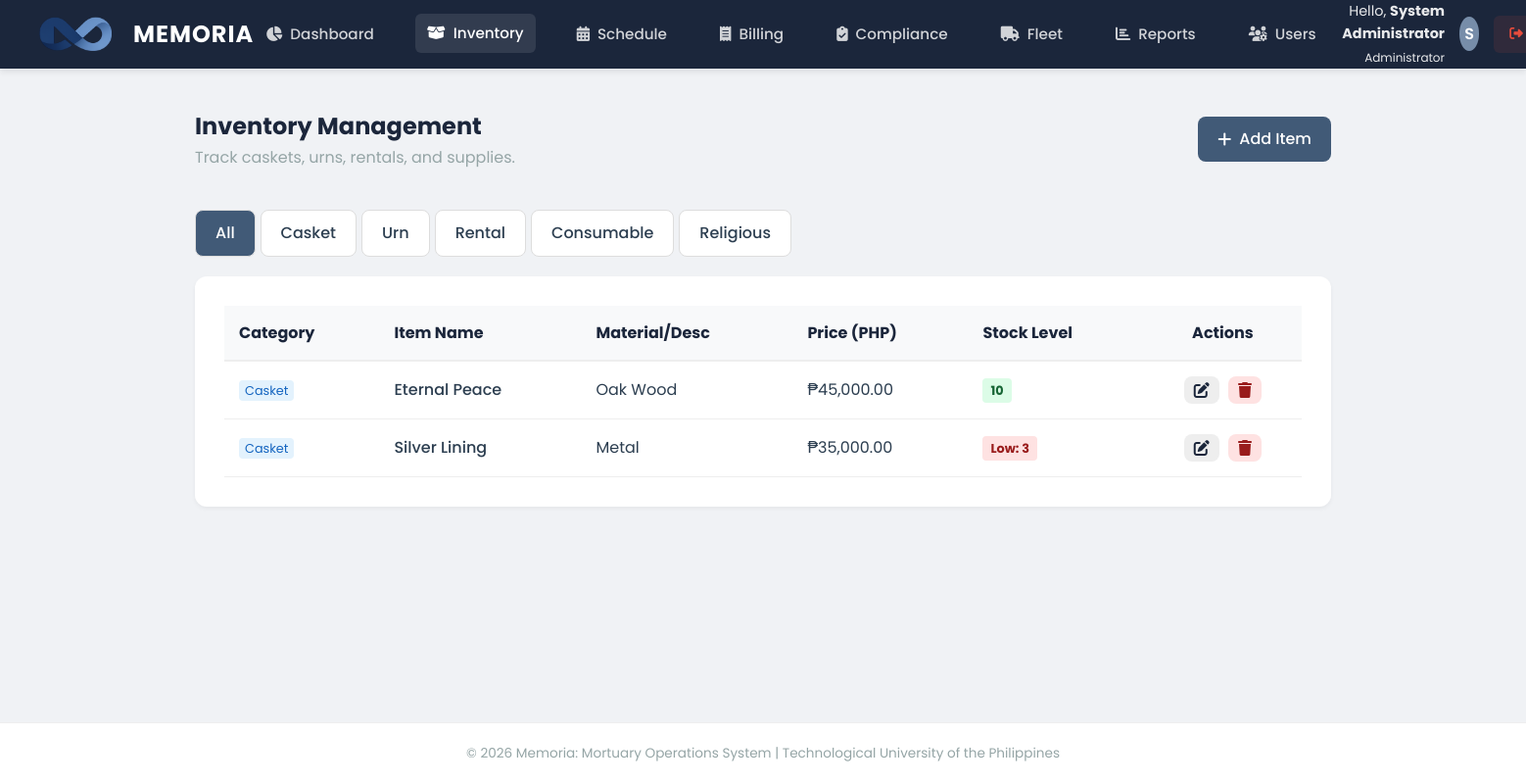
The page /modules/inventory/manage.php (signed in) on the database as committed earlier.
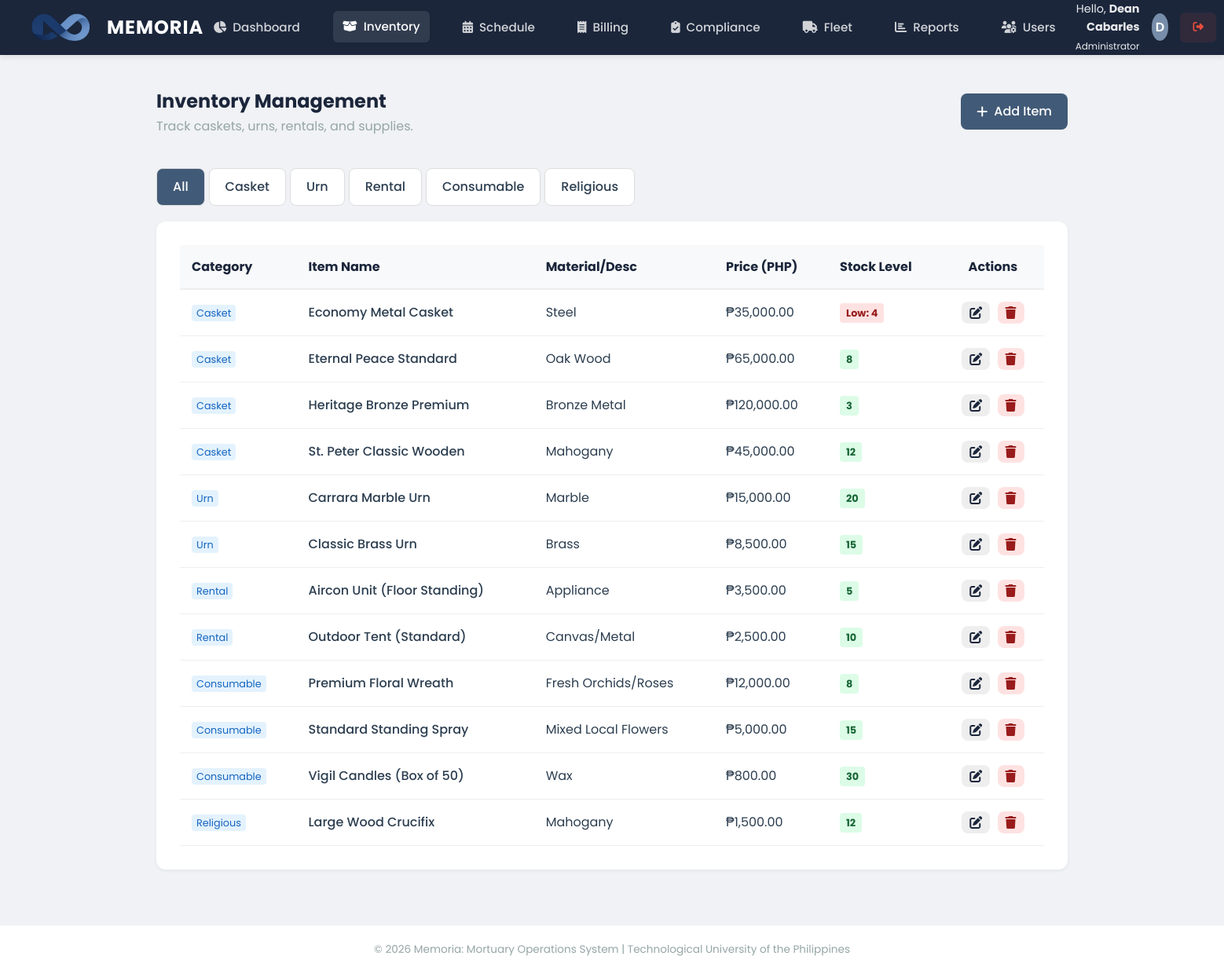
The same page on the database as committed later.
### tables this page shows
CREATE TABLE `items` (
  `id` int(11) NOT NULL,
  `category` enum('Casket','Urn','Rental','Consumable','Religious') DEFAULT 'Casket',
  `item_name` varchar(100) NOT NULL,
  `material` varchar(50) DEFAULT NULL,
  `price` decimal(10,2) NOT NULL,
  `stock_quantity` int(11) DEFAULT 0,
  `min_stock_level` int(11) DEFAULT 5
);

### modules/inventory/manage.php (the view, shortened to what this page needs)
<?php
include('../../includes/header.php');
$category = isset($_GET['cat']) ? $_GET['cat'] : 'All';
if ($category == 'All') {
    $sql = "SELECT * FROM items ORDER BY category, item_name ASC";
    $stmt = mysqli_prepare($conn, $sql);
} else {
    $sql = "SELECT * FROM items WHERE category = ? ORDER BY item_name ASC";
    $stmt = mysqli_prepare($conn, $sql);
    mysqli_stmt_bind_param($stmt, "s", $category);
}
mysqli_stmt_execute($stmt);
$result = mysqli_stmt_get_result($stmt);
?>
<div class="panel-header" style="border-bottom: none;">
    <div>
        <h1 style="font-size: 1.5rem; color: var(--deep-navy);">Inventory Management</h1>
        <p style="color: var(--text-light);">Track caskets, urns, rentals, and supplies.</p>
    </div>
    <a href="add_casket.php" class="btn btn-primary"><i class="fas fa-plus"></i> Add Item</a>
</div>
<div style="margin-bottom: 20px;">
    <?php
    $cats = ['All', 'Casket', 'Urn', 'Rental', 'Consumable', 'Religious'];
    foreach($cats as $c) {
        $activeStyle = ($category == $c) ? 'background: var(--slate-blue); color: white;' : 'background: white; color: var(--text-dark);';
        echo "<a href='?cat=$c' class='btn' style='margin-right: 5px; border: 1px solid #ddd; $activeStyle'>$c</a>";
    }
    ?>
</div>
<div class="panel">
    <table style="width: 100%; border-collapse: collapse;">
        <thead>
            <tr style="background: #f8f9fa; text-align: left; color: var(--deep-navy);">
                <th style="padding: 15px; border-bottom: 2px solid #eee;">Category</th>
                <th style="padding: 15px; border-bottom: 2px solid #eee;">Item Name</th>
                <th style="padding: 15px; border-bottom: 2px solid #eee;">Material/Desc</th>
                <th style="padding: 15px; border-bottom: 2px solid #eee;">Price (PHP)</th>
                <th style="padding: 15px; border-bottom: 2px solid #eee;">Stock Level</th>
                <th style="padding: 15px; border-bottom: 2px solid #eee; text-align: center;">Actions</th>
            </tr>
        </thead>
        <tbody>
            <?php
            if (mysqli_num_rows($result) > 0) {
                while ($row = mysqli_fetch_assoc($result)) {
                    $is_low = $row['stock_quantity'] <= $row['min_stock_level'];
                    $stock_badge = $is_low
                        ? "<span style='background: #fee2e2; color: #991b1b; padding: 4px 8px; border-radius: 4px; font-size: 0.8rem; font-weight: bold;'>Low: {$row['stock_quantity']}</span>"
                        : "<span style='background: #dcfce7; color: #166534; padding: 4px 8px; border-radius: 4px; font-size: 0.8rem; font-weight: bold;'>{$row['stock_quantity']}</span>";
                    echo "<tr>
                        <td style='padding: 15px; border-bottom: 1px solid #eee;'><span style='font-size: 0.8rem; background: #e3f2fd; color: #1565c0; padding: 2px 6px; border-radius: 4px;'>{$row['category']}</span></td>
                        <td style='padding: 15px; border-bottom: 1px solid #eee; font-weight: 500;'>{$row['item_name']}</td>
                        <td style='padding: 15px; border-bottom: 1px solid #eee;'>{$row['material']}</td>
                        <td style='padding: 15px; border-bottom: 1px solid #eee;'>₱" . number_format($row['price'], 2) . "</td>
                        <td style='padding: 15px; border-bottom: 1px solid #eee;'>$stock_badge</td>
                        <td style='padding: 15px; border-bottom: 1px solid #eee; text-align: center;'>
                            <a href='edit_casket.php?id={$row['id']}' class='btn' style='padding: 6px 10px; background: #eee; color: var(--deep-navy); margin-right: 5px;'><i class='fas fa-edit'></i></a>
                            <a href='manage.php?delete={$row['id']}' onclick='return confirm(\"Permanently delete this item?\");' class='btn' style='padding: 6px 10px; background: #fee2e2; color: #991b1b;'><i class='fas fa-trash'></i></a>
                        </td>
                    </tr>";
                }
            } else {
                echo "<tr><td colspan='6' style='text-align: center; padding: 30px; color: #777;'>No items found in this category.</td></tr>";
            }
            ?>
        </tbody>
    </table>
</div>
<?php include('../../includes/footer.php'); ?>

### includes/header.php (shortened to what this page needs)
<?php
$current_script = basename($_SERVER['PHP_SELF']);
?>
<!DOCTYPE html>
<html lang="en">
<head>
    <link rel="stylesheet" href="<?php echo BASE_URL; ?>assets/css/style.css">
    <link rel="stylesheet" href="https://cdnjs.cloudflare.com/ajax/libs/font-awesome/6.4.0/css/all.min.css">
</head>
<body>
<header class="main-header">
    <a href="<?php echo BASE_URL; ?>index.php" class="brand">
        <img src="<?php echo BASE_URL; ?>assets/img/logo.png" alt="Memoria Logo" class="brand-logo">
        MEMORIA
    </a>
    <?php if (isset($_SESSION['user_id'])): ?>
    <nav>
        <ul class="nav-links">
            <?php if ($_SESSION['role'] !== 'Driver'): ?>
            <li>
                <a href="<?php echo BASE_URL; ?>dashboard.php" class="<?php echo ($current_script == 'dashboard.php') ? 'active' : ''; ?>">
                    <i class="fas fa-chart-pie"></i> Dashboard
                </a>
            </li>
            <?php endif; ?>
            <?php if (in_array($_SESSION['role'], ['Administrator', 'Inventory Clerk'])): ?>
            <li>
                <a href="<?php echo BASE_URL; ?>modules/inventory/manage.php" class="<?php echo (strpos($_SERVER['REQUEST_URI'], 'inventory') !== false) ? 'active' : ''; ?>">
                    <i class="fas fa-box-open"></i> Inventory
                </a>
            </li>
            <?php endif; ?>
            <?php if (in_array($_SESSION['role'], ['Administrator', 'Front Desk Staff'])): ?>
            <li><a href="<?php echo BASE_URL; ?>modules/scheduling/calendar.php" class="<?php echo (strpos($_SERVER['REQUEST_URI'], 'scheduling') !== false) ? 'active' : ''; ?>"><i class="fas fa-calendar-alt"></i> Schedule</a></li>
            <li><a href="<?php echo BASE_URL; ?>modules/billing/reports.php" class="<?php echo (strpos($_SERVER['REQUEST_URI'], 'billing') !== false) ? 'active' : ''; ?>"><i class="fas fa-receipt"></i> Billing</a></li>
            <li><a href="<?php echo BASE_URL; ?>modules/compliance/tracking.php" class="<?php echo (strpos($_SERVER['REQUEST_URI'], 'compliance') !== false) ? 'active' : ''; ?>"><i class="fas fa-clipboard-check"></i> Compliance</a></li>
            <?php endif; ?>
            <?php if (in_array($_SESSION['role'], ['Administrator', 'Fleet Coordinator'])): ?>
            <li><a href="<?php echo BASE_URL; ?>modules/logistics/dispatch.php" class="<?php echo (strpos($_SERVER['REQUEST_URI'], 'logistics') !== false && $current_script != 'my_schedule.php') ? 'active' : ''; ?>"><i class="fas fa-truck"></i> Fleet</a></li>
            <?php endif; ?>
            <?php if ($_SESSION['role'] === 'Administrator'): ?>
            <li><a href="<?php echo BASE_URL; ?>modules/reports/sales_report.php" class="<?php echo (strpos($_SERVER['REQUEST_URI'], 'reports') !== false) ? 'active' : ''; ?>"><i class="fas fa-chart-bar"></i> Reports</a></li>
            <li><a href="<?php echo BASE_URL; ?>modules/users/manage_users.php" class="<?php echo (strpos($_SERVER['REQUEST_URI'], 'users') !== false) ? 'active' : ''; ?>"><i class="fas fa-users-cog"></i> Users</a></li>
            <?php endif; ?>
        </ul>
    </nav>
    <?php endif; ?>
    <div class="user-profile">
        <?php if (isset($_SESSION['user_id'])): ?>
            <span style="text-align: right; font-size: 0.9rem; opacity: 0.9;">Hello, <strong><?php echo htmlspecialchars($_SESSION['full_name']); ?></strong><br><small><?php echo $_SESSION['role']; ?></small></span>
            <div class="user-avatar"><?php echo strtoupper(substr($_SESSION['full_name'], 0, 1)); ?></div>
            <a href="<?php echo BASE_URL; ?>auth/logout.php" class="logout-btn"><i class="fas fa-sign-out-alt"></i></a>
        <?php else: ?>
            <a href="<?php echo BASE_URL; ?>auth/login.php" class="btn btn-primary"><i class="fas fa-sign-in-alt"></i> Staff Login</a>
        <?php endif; ?>
    </div>
</header>
<main class="container">

### includes/footer.php
</main>
    <footer>
        <p>&copy; <?php echo date('Y'); ?> Memoria: Mortuary Operations System | Technological University of the Philippines</p>
    </footer>
</body>
</html>

### assets/css/style.css (style rules this page uses)
:root { --deep-navy: #1B263B; --slate-blue: #415A77; --cloud-gray: #E0E1DD; --muted-teal: #778DA9; --white: #FFFFFF; --danger: #e74c3c; --success: #2ecc71; --text-dark: #2c3e50; --text-light: #95a5a6; --shadow-sm: 0 2px 4px rgba(0,0,0,0.05); --shadow-md: 0 4px 6px rgba(0,0,0,0.07); --shadow-lg: 0 10px 15px rgba(0,0,0,0.1); }
* { margin: 0; padding: 0; box-sizing: border-box; }
body { font-family: 'Poppins', sans-serif; background-color: #F0F2F5; color: var(--text-dark); line-height: 1.6; min-height: 100vh; display: flex; flex-direction: column; }
header.main-header { background: var(--deep-navy); color: var(--white); padding: 0 40px; height: 70px; display: flex; align-items: center; justify-content: space-between; box-shadow: var(--shadow-md); position: sticky; top: 0; z-index: 1000; }
.brand { font-size: 1.5rem; font-weight: 700; letter-spacing: 1px; display: flex; align-items: center; gap: 10px; color: var(--white); text-decoration: none; }
.nav-links { display: flex; gap: 30px; list-style: none; }
.nav-links a { color: rgba(255, 255, 255, 0.8); text-decoration: none; font-weight: 500; font-size: 0.95rem; padding: 8px 12px; border-radius: 6px; transition: all 0.3s ease; display: flex; align-items: center; gap: 8px; }
.nav-links a:hover, .nav-links a.active { background: rgba(255, 255, 255, 0.1); color: var(--white); transform: translateY(-1px); }
.user-profile { display: flex; align-items: center; gap: 15px; }
.user-avatar { width: 35px; height: 35px; background: var(--muted-teal); border-radius: 50%; display: flex; justify-content: center; align-items: center; font-weight: 600; color: white; }
.container { max-width: 1200px; margin: 40px auto; padding: 0 20px; flex: 1; width: 100%; }
.panel { background: var(--white); border-radius: 12px; box-shadow: var(--shadow-sm); padding: 30px; margin-bottom: 30px; }
.panel-header { display: flex; justify-content: space-between; align-items: center; margin-bottom: 25px; border-bottom: 1px solid #eee; padding-bottom: 15px; }
.btn { padding: 10px 20px; border-radius: 8px; font-weight: 500; cursor: pointer; border: none; transition: all 0.2s; text-decoration: none; display: inline-flex; align-items: center; gap: 8px; }
.btn-primary { background: var(--slate-blue); color: white; }
.logout-btn { background: rgba(231, 76, 60, 0.1); color: var(--danger); padding: 8px 16px; border-radius: 6px; font-size: 0.85rem; }
footer { background: var(--white); color: var(--text-light); text-align: center; padding: 20px; font-size: 0.85rem; border-top: 1px solid #eee; margin-top: auto; }
.brand-logo { height: 35px; width: auto; margin-right: 12px; vertical-align: middle; }

Rows that differ between the two databases and show on the page:
added items: category "Casket", item_name "Economy Metal Casket", material "Steel", price "35,000.00", stock_quantity "4"
added items: category "Casket", item_name "Eternal Peace Standard", material "Oak Wood", price "65,000.00", stock_quantity "8"
changed items: item_name "Silver Lining" → "Heritage Bronze Premium"; material "Metal" → "Bronze Metal"; price "35,000.00" → "120,000.00"; min_stock_level 5 → 2 (drawn); moves up the list
changed items: item_name "Eternal Peace" → "St. Peter Classic Wooden"; material "Oak Wood" → "Mahogany"; stock_quantity "10" → "12"
added items: category "Urn", item_name "Carrara Marble Urn", material "Marble", price "15,000.00", stock_quantity "20"
added items: category "Urn", item_name "Classic Brass Urn", material "Brass", price "8,500.00", stock_quantity "15"
added items: category "Rental", item_name "Aircon Unit (Floor Standing)", material "Appliance", price "3,500.00", stock_quantity "5"
added items: category "Rental", item_name "Outdoor Tent (Standard)", material "Canvas/Metal", price "2,500.00", stock_quantity "10"
added items: category "Consumable", item_name "Premium Floral Wreath", material "Fresh Orchids/Roses", price "12,000.00", stock_quantity "8"
added items: category "Consumable", item_name "Standard Standing Spray", material "Mixed Local Flowers", price "5,000.00", stock_quantity "15"
added items: category "Consumable", item_name "Vigil Candles (Box of 50)", material "Wax", price "800.00", stock_quantity "30"
added items: category "Religious", item_name "Large Wood Crucifix", material "Mahogany", price "1,500.00", stock_quantity "12"
Other text that changed with them:
$_SESSION['full_name']: "System Administrator" → "Dean Cabarles"
substr($_SESSION['full_name'], 0, 1): "S" → "D"
